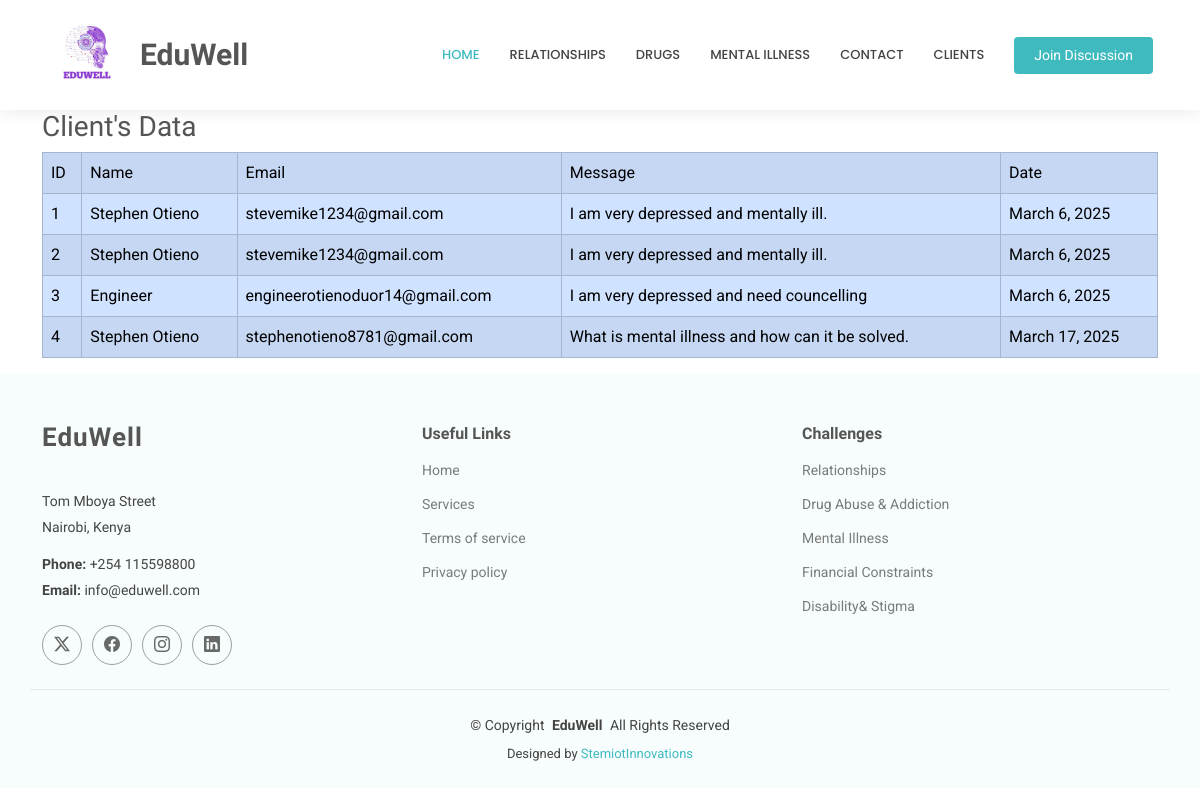
Screenshot of /clients/ (signed in) with the database file from the repository.
### mentalChatbot/models.py (models this page shows, shortened)
class Client(models.Model):
    client_name = models.CharField(max_length=100)
    client_email = models.CharField(max_length=100)
    client_message = models.TextField()
    filled_at = models.DateTimeField(auto_now_add=True)

### mentalChatbot/views.py (the view)
# urls.py: path('clients/', views.view_clients, name='clients'),
@login_required(login_url='login')
def view_clients(request):
    clients = Client.objects.all()
    return render(request, 'view_clients.html', {'clients':clients})

### mentalChatbot/templates/view_clients.html (shortened to what this page needs)
{% load static %}
<!DOCTYPE html>
<html lang="en">
<head>
  <link href="{% static 'assets/vendor/bootstrap/css/bootstrap.min.css' %}" rel="stylesheet">
  <link href="{% static 'assets/vendor/bootstrap-icons/bootstrap-icons.css' %}" rel="stylesheet">
  <link href="{% static 'assets/vendor/aos/aos.css' %}" rel="stylesheet">
  <link href="{% static 'assets/vendor/fontawesome-free/css/all.min.css' %}" rel="stylesheet">
  <link href="{% static 'assets/vendor/glightbox/css/glightbox.min.css' %}" rel="stylesheet">
  <link href="{% static 'assets/vendor/swiper/swiper-bundle.min.css' %}" rel="stylesheet">
  <link href="{% static 'assets/css/main.css' %}" rel="stylesheet">
</head>
<body class="index-page">
  <header id="header" class="header sticky-top">
    <div class="branding d-flex align-items-center">
            <div class="container position-relative d-flex align-items-center justify-content-end">
      <a href="{% url 'homepage' %}" class="logo d-flex align-items-center me-auto">
        <img src="{% static 'assets/img/logo1.png' %}" alt="">
        <h1 class="sitename">EduWell</h1>
      </a>
      <nav id="navmenu" class="navmenu">
          <ul>
            <li><a href="{% url 'homepage' %}" class="active">Home</a></li>
            <li><a href="{% url 'relationships' %}">Relationships</a></li>
            <li><a href="{% url 'drugs' %}">Drugs</a></li>
            <li><a href="{% url 'mental_illness' %}">Mental Illness</a></li>
            <li><a href="{% url 'contact' %}">Contact</a></li>
              {% if request.user.is_staff %}
                 <li><a href="{% url 'clients' %}">Clients</a></li>
              {% endif %}
          </ul>
        </nav>
        <a class="cta-btn" href="{% url 'forum' %}">Join Discussion</a>
      </div>
    </div>
  </header>
<main class="container">
    <h3>Client's Data</h3>
    <table class=" table table-striped table-bordered table-hover table-primary">
        <tr>
            <td>ID</td>
           <td>Name</td>
            <td>Email</td>
            <td>Message</td>
            <td>Date</td>
        </tr>
        {% for client in clients %}
        <tr>
         <td>{{ forloop.counter }}</td>
        <td>{{ client.client_name }}</td>
        <td>{{ client.client_email }}</td>
        <td>{{ client.client_message }}</td>
        <td>{{ client.filled_at|date:"F j, Y" }}</td>
        </tr>
        {% endfor %}
    </table>
</main>
<footer id="footer" class="footer light-background">
    <div class="container footer-top">
      <div class="row gy-4">
        <div class="col-lg-4 col-md-6 footer-about">
          <a style="text-decoration: none" href="index.html" class="logo d-flex align-items-center">
            <span class="sitename">EduWell</span>
          </a>
          <div class="footer-contact pt-3">
            <p>Tom Mboya Street</p>
            <p>Nairobi, Kenya</p>
            <p class="mt-3"><strong>Phone:</strong> <span>+254 115598800</span></p>
            <p><strong>Email:</strong> <span>info@eduwell.com</span></p>
          </div>
          <div class="social-links d-flex mt-4">
            <a href=""><i class="bi bi-twitter-x"></i></a>
            <a href=""><i class="bi bi-facebook"></i></a>
            <a href=""><i class="bi bi-instagram"></i></a>
            <a href=""><i class="bi bi-linkedin"></i></a>
          </div>
        </div>
        <div class="col-lg-4 col-md-3 footer-links">
          <h4>Useful Links</h4>
          <ul>
            <li><a href="#">Home</a></li>
            <li><a href="#">Services</a></li>
            <li><a href="#">Terms of service</a></li>
            <li><a href="#">Privacy policy</a></li>
          </ul>
        </div>
        <div class="col-lg-4 col-md-3 footer-links">
          <h4>Challenges</h4>
          <ul>
            <li><a href="{% url 'relationships' %}">Relationships</a></li>
            <li><a href="#">Drug Abuse & Addiction</a></li>
            <li><a href="#">Mental Illness</a></li>
            <li><a href="#">Financial Constraints</a></li>
            <li><a href="#">Disability& Stigma</a></li>
          </ul>
        </div>
      </div>
    </div>
    <div class="container copyright text-center mt-4">
      <p>© <span>Copyright</span> <strong class="px-1 sitename">EduWell</strong> <span>All Rights Reserved</span></p>
      <div class="credits">
        Designed by <a style="text-decoration: none" href="https://stemiotsoftwares.onrender.com/">StemiotInnovations</a>
      </div>
    </div>
  </footer>
</body>
</html>

### mentalChatbot/static/assets/css/main.css (style rules this page uses)
:root { --default-font: "Roboto", system-ui, -apple-system, "Segoe UI", Roboto, "Helvetica Neue", Arial, "Noto Sans", "Liberation Sans", sans-serif, "Apple Color Emoji", "Segoe UI Emoji", "Segoe UI Symbol", "Noto Color Emoji"; --heading-font: "Raleway", sans-serif; --nav-font: "Poppins", sans-serif; }
:root { --background-color: #ffffff; --default-color: #444444; --heading-color: #555555; --accent-color: #3fbbc0; --surface-color: #ffffff; --contrast-color: #ffffff; }
:root { --nav-color: #444444; --nav-hover-color: #3fbbc0; --nav-mobile-background-color: #ffffff; --nav-dropdown-background-color: #ffffff; --nav-dropdown-color: #444444; --nav-dropdown-hover-color: #3fbbc0; }
.light-background { --background-color: #f7fcfc; --surface-color: #ffffff; }
:root { scroll-behavior: smooth; }
body { color: var(--default-color); background-color: var(--background-color); font-family: var(--default-font); }
a { color: var(--accent-color); text-decoration: none; transition: 0.3s; }
h1, h2, h3, h4, h5, h6 { color: var(--heading-color); font-family: var(--heading-font); }
.header { color: var(--default-color); background-color: var(--background-color); transition: all 0.5s; z-index: 997; box-shadow: 0px 0 18px rgba(0, 0, 0, 0.1); }
.header .branding { min-height: 60px; padding: 10px 0; }
.header .logo { line-height: 1; }
.header .logo img { max-height: 90px; margin-right: 8px; }
.header .logo h1 { font-size: 30px; margin: 0; font-weight: 700; color: var(--heading-color); }
.header .cta-btn, .header .cta-btn:focus { color: var(--contrast-color); background: var(--accent-color); font-size: 14px; padding: 8px 20px; margin: 0 5px 0 30px; border-radius: 4px; transition: 0.3s; }
@media (min-width: 1200px) { .navmenu { padding: 0; } }
@media (min-width: 1200px) { .navmenu ul { margin: 0; padding: 0; display: flex; list-style: none; align-items: center; } }
@media (min-width: 1200px) { .navmenu li { position: relative; } }
@media (min-width: 1200px) { .navmenu a, .navmenu a:focus { color: var(--nav-color); padding: 18px 15px; font-size: 13px; font-family: var(--nav-font); font-weight: 500; text-transform: uppercase; display: flex; align-items: center; justify-content: space-between; white-space: nowrap; transition: 0.3s; } }
@media (min-width: 1200px) { .navmenu li:last-child a { padding-right: 0; } }
@media (min-width: 1200px) { .navmenu li:hover>a, .navmenu .active, .navmenu .active:focus { color: var(--nav-hover-color); } }
.footer { color: var(--default-color); background-color: var(--background-color); font-size: 14px; position: relative; }
.footer .footer-top { padding-top: 50px; }
.footer .footer-about .logo { line-height: 1; margin-bottom: 25px; }
.footer .footer-about .logo span { color: var(--heading-color); font-family: var(--heading-font); font-size: 26px; font-weight: 700; letter-spacing: 1px; }
.footer .footer-about p { font-size: 14px; font-family: var(--heading-font); }
.footer .social-links a { display: flex; align-items: center; justify-content: center; width: 40px; height: 40px; border-radius: 50%; border: 1px solid color-mix(in srgb, var(--default-color), transparent 50%); font-size: 16px; color: color-mix(in srgb, var(--default-color), transparent 20%); margin-right: 10px; transition: 0.3s; }
.footer h4 { font-size: 16px; font-weight: bold; position: relative; padding-bottom: 12px; }
.footer .footer-links { margin-bottom: 30px; }
.footer .footer-links ul { list-style: none; padding: 0; margin: 0; }
.footer .footer-links ul li { padding: 10px 0; display: flex; align-items: center; }
.footer .footer-links ul li:first-child { padding-top: 0; }
.footer .footer-links ul a { color: color-mix(in srgb, var(--default-color), transparent 30%); display: inline-block; line-height: 1; }
.footer .footer-contact p { margin-bottom: 5px; }
.footer .copyright { padding: 25px 0; border-top: 1px solid color-mix(in srgb, var(--default-color), transparent 90%); }
.footer .copyright p { margin-bottom: 0; }
.footer .credits { margin-top: 8px; font-size: 13px; }

### rows the page displays
Client: client_name "Stephen Otieno", client_email "stevemike1234@gmail.com", client_message "I am very depressed and mentally ill.", filled_at "March 6, 2025"
Client: client_name "Stephen Otieno", client_email "stevemike1234@gmail.com", client_message "I am very depressed and mentally ill.", filled_at "March 6, 2025"
Client: client_name "Engineer", client_email "engineerotienoduor14@gmail.com", client_message "I am very depressed and need councelling", filled_at "March 6, 2025"
Client: client_name "Stephen Otieno", client_email "stephenotieno8781@gmail.com", client_message "What is mental illness and how can it be solved.", filled_at "March 17, 2025"
